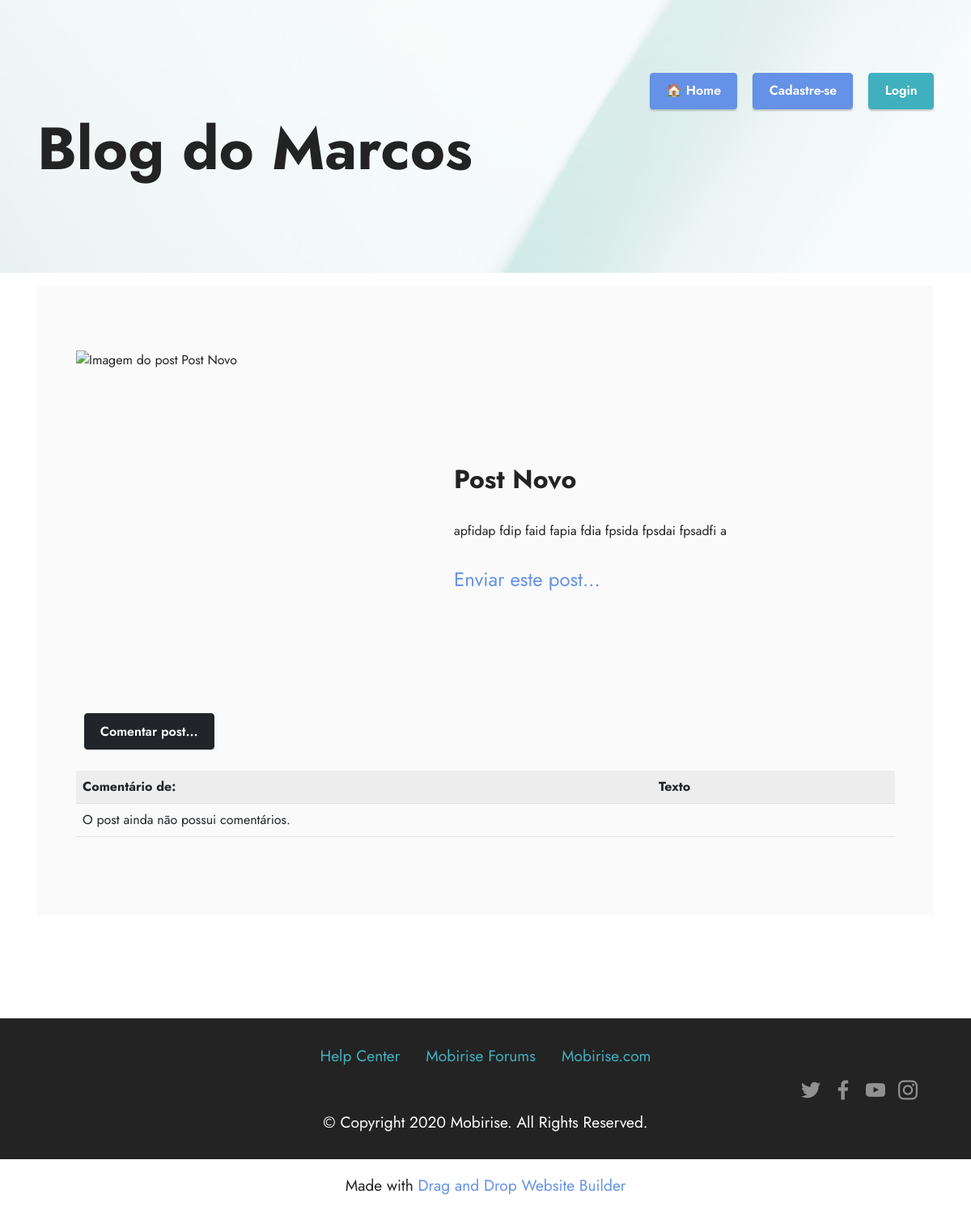
Page /detalhe/2023/4/6/post-novo on the earlier database version.
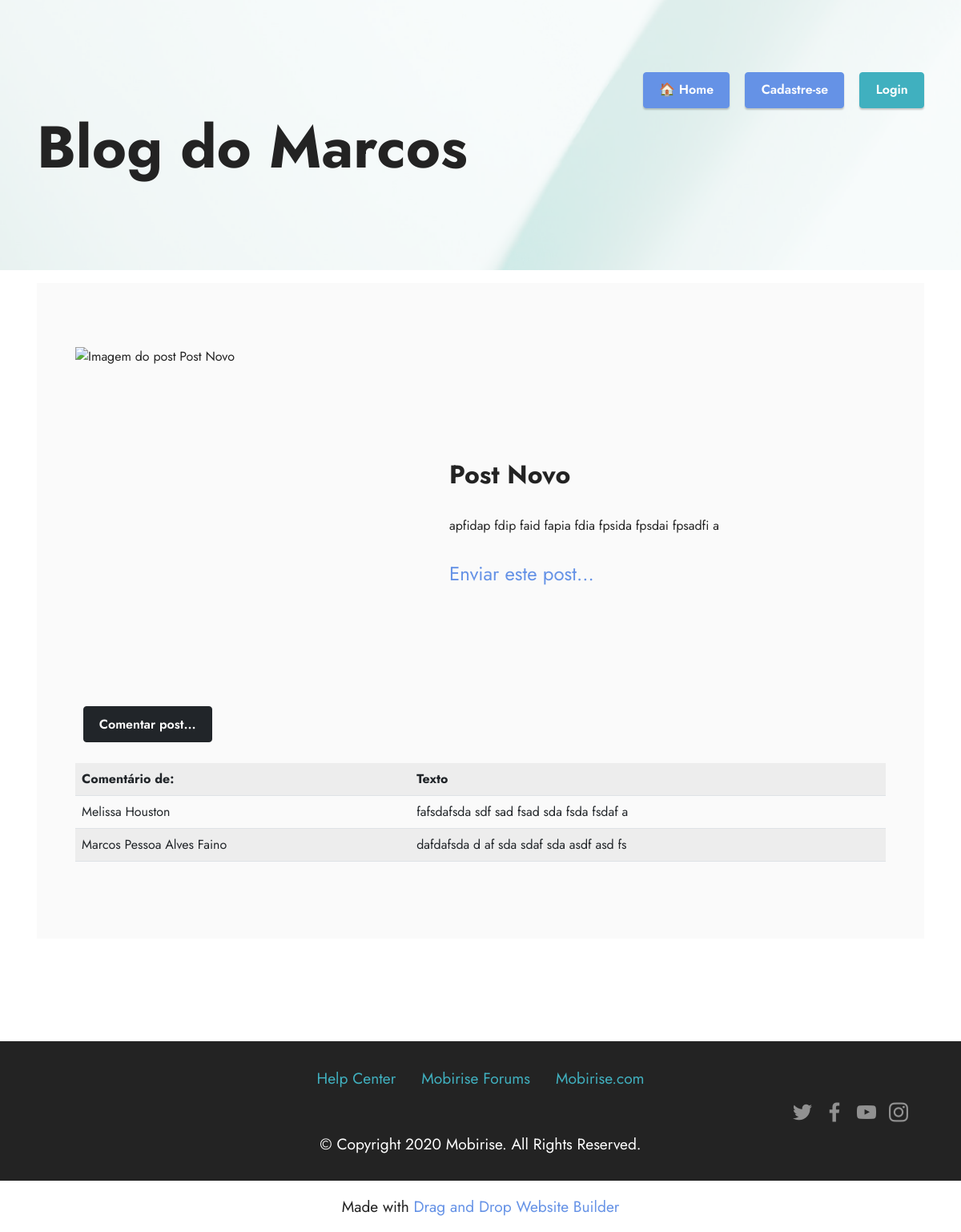
Same page on the later database version.
### core/models.py (models this page shows, shortened)
class Comentario(models.Model):
    post = models.ForeignKey(Post, on_delete=models.CASCADE, verbose_name='comentarios')
    nome = models.CharField('Nome', max_length=50)
    email = models.EmailField('E-mail')
    texto = models.TextField('Comentário')
    criado = models.DateTimeField('Criado em', auto_now_add=True)
    status = models.BooleanField('Ativo', default=False)
    class Meta:
        verbose_name = 'Comentário'
        verbose_name_plural = 'Comentários'

### core/views.py (the view)
class DetalhePostView(DetailView):
    template_name = "blog/post/detalhepost.html"
    context_object_name = 'post'
    queryset = Post.publicados.all()
    def _get_coments(self, id_post):
        try:
            coments = Comentario.objects.filter(post_id=id_post, status=True)
            return coments
        except Comentario.DoesNotExist:
            return Exception
    def get_context_data(self, **kwargs):
        contexto = super().get_context_data(**kwargs)
        contexto['comentarios'] = self._get_coments(self.object.id)
        return contexto

### core/templates/blog/post/detalhepost.html (shortened to what this page needs)
{% extends "base.html" %}
{% block conteudo %}
<section data-bs-version="5.1" class="features16 cid-tzVjbxlXj9" id="features17-6">
    <div class="container">
        <div class="content-wrapper">
            <div class="row align-items-center">
                <div class="col-12 col-lg-5">
                    <div class="image-wrapper">
                        <img src="{{ post.imagem.thumb.url }}" alt="Imagem do post {{ post.titulo }}"
                             width="438" height="438">
                    </div>
                </div>
                <div class="col-12 col-lg">
                    <div class="text-wrapper">
                        <h6 class="card-title mbr-fonts-style display-5">
                            <strong>{{ post.titulo }}</strong>
                        </h6>
                        <p class="mbr-text mbr-fonts-style mb-4 display-4">
                            {{ post.corpo|linebreaks }}
                        </p>
                        <br>
                        <h4>
                            <a href="{% url 'enviar_post' post.id %}">
                                Enviar este post...
                            </a>
                        </h4>
                    </div>
                </div>
            </div>
            <p>
                <a href="{% url 'comentar_post' post.id %}" class="btn btn-dark">Comentar post...</a>
            </p>
            <table class="table table-striped">
                <tr>
                    <th>Comentário de:</th>
                    <th>Texto</th>
                </tr>
            {% for c in comentarios %}
                <tr>
                    <td>{{ c.nome }}</td>
                    <td>{{ c.texto }}</td>
                </tr>
            {% empty %}
                <td colspan="2">O post ainda não possui comentários.</td>
            {% endfor %}
            </table>
        </div>
    </div>
</section>
{% endblock %}

Differences in the rows shown:
added Comentario: nome "Melissa Houston", texto "fafsdafsda sdf sad fsad sda fsda fsdaf a"
added Comentario: nome "Marcos Pessoa Alves Faino", texto "dafdafsda d af sda sdaf sda asdf asd fs"
Other differences:
text no longer shown: "O post ainda não possui comentários."
